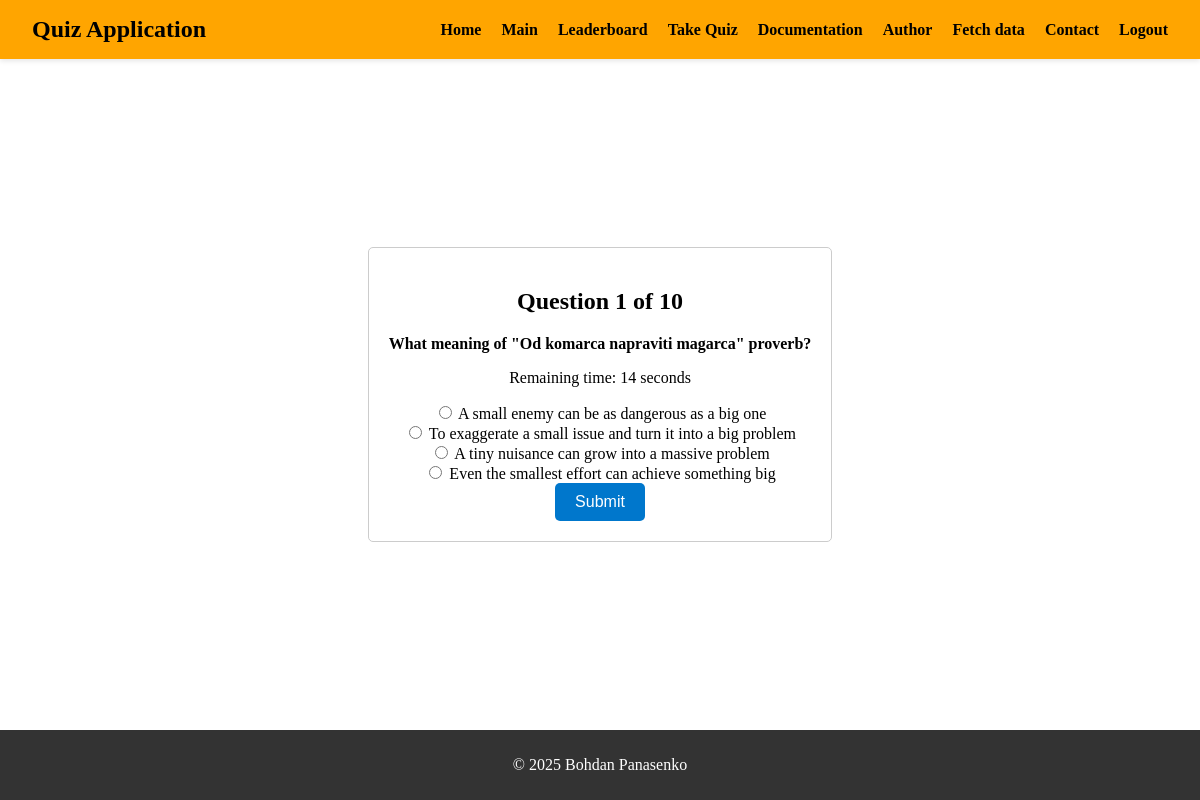
The page /quiz.php (signed in) on the database its author committed.
### tables this page shows
CREATE TABLE `questions` (
  `id` int(11) NOT NULL AUTO_INCREMENT,
  `question` text NOT NULL,
  `option1` text NOT NULL,
  `option2` text NOT NULL,
  `option3` text NOT NULL,
  `option4` text NOT NULL,
  `correct_option` int(11) NOT NULL,
  PRIMARY KEY (`id`),
  FULLTEXT KEY `question` (`question`,`option1`,`option2`,`option3`,`option4`)
);

### quiz.php (the view, shortened to what this page needs)
<?php
include 'templates/header.tpl.php';
?>
<?php
if (!isset($_SESSION['questions']))
{
    $result = $db->query('SELECT * FROM questions ORDER BY RAND() LIMIT 10');
}
$current_question_index = $_SESSION['current_question'];
$total_questions = count($_SESSION['questions']);
$current_question = $_SESSION['questions'][$current_question_index];
?>
        <main>
            <h2>Question <?php echo $current_question_index + 1; ?> of <?php echo $total_questions; ?></h2>
            <p><strong><?php echo htmlspecialchars($current_question['question']); ?></strong></p>
            <p id="timer">Remaining time: 15 seconds</p>
            <form id="quiz-form" action="quiz.php" method="POST">
                <div>
                    <input type="radio" id="option1" name="answer" value="1">
                    <label for="option1"><?php echo htmlspecialchars($current_question['option1']); ?></label>
                </div>
                <div>
                    <input type="radio" id="option2" name="answer" value="2">
                    <label for="option2"><?php echo htmlspecialchars($current_question['option2']); ?></label>
                </div>
                <div>
                    <input type="radio" id="option3" name="answer" value="3">
                    <label for="option3"><?php echo htmlspecialchars($current_question['option3']); ?></label>
                </div>
                <div>
                    <input type="radio" id="option4" name="answer" value="4">
                    <label for="option4"><?php echo htmlspecialchars($current_question['option4']); ?></label>
                </div>
                <button type="submit" class="btn">Submit</button>
            </form>
        </main>
        <?php
include 'templates/footer.tpl.php';
?>

### assets/css/styles.css (style rules this page uses)
html, body { height: 100%; margin: 0; display: flex; flex-direction: column; }
main { padding: 20px; background-color: #ffffff; border: 1px solid #ccc; border-radius: 5px; max-width: 800px; margin: auto; text-align: center; flex-grow: 1; margin-top: auto; }
form .btn { background-color: #0077cc; color: white; padding: 10px 20px; border: none; border-radius: 5px; cursor: pointer; font-size: 1rem; }
@media (min-width: 1200px) { main { max-width: 1140px; } }

### rows shown on the page
questions: question "What meaning of \"Od komarca napraviti magarca\" proverb?", option1 "A small enemy can be as dangerous as a big one", option2 "To exaggerate a small issue and turn it into a big problem", option3 "A tiny nuisance can grow into a massive problem", option4 "Even the smallest effort can achieve something big"

### other values the page prints
$current_question_index + 1 "1"
$total_questions "10"
